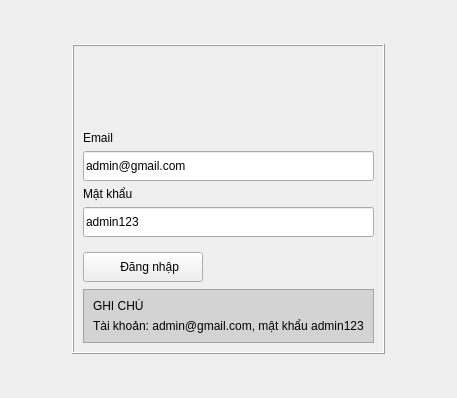
<?xml version="1.0" encoding="UTF-8"?>
<ui version="4.0">
 <class>FormLogin</class>
 <widget class="QWidget" name="FormLogin">
  <property name="geometry">
   <rect>
    <x>0</x>
    <y>0</y>
    <width>457</width>
    <height>398</height>
   </rect>
  </property>
  <property name="windowTitle">
   <string>Login</string>
  </property>
  <layout class="QGridLayout" name="gridLayout">
   <item row="0" column="1">
    <spacer name="verticalSpacer">
     <property name="orientation">
      <enum>Qt::Vertical</enum>
     </property>
     <property name="sizeHint" stdset="0">
      <size>
       <width>20</width>
       <height>40</height>
      </size>
     </property>
    </spacer>
   </item>
   <item row="1" column="0">
    <spacer name="horizontalSpacer_4">
     <property name="orientation">
      <enum>Qt::Horizontal</enum>
     </property>
     <property name="sizeHint" stdset="0">
      <size>
       <width>58</width>
       <height>20</height>
      </size>
     </property>
    </spacer>
   </item>
   <item row="1" column="1">
    <widget class="QFrame" name="frame">
     <property name="styleSheet">
      <string notr="true">#lblLogo {
	border-image: url(&quot;:/assets/images/sangwin-logo.png&quot;);
}</string>
     </property>
     <property name="frameShape">
      <enum>QFrame::Box</enum>
     </property>
     <property name="frameShadow">
      <enum>QFrame::Raised</enum>
     </property>
     <layout class="QVBoxLayout" name="verticalLayout_3">
      <item>
       <widget class="QFrame" name="frmLogo">
        <property name="maximumSize">
         <size>
          <width>16777215</width>
          <height>70</height>
         </size>
        </property>
        <layout class="QHBoxLayout" name="horizontalLayout">
         <item>
          <spacer name="horizontalSpacer">
           <property name="orientation">
            <enum>Qt::Horizontal</enum>
           </property>
           <property name="sizeHint" stdset="0">
            <size>
             <width>40</width>
             <height>20</height>
            </size>
           </property>
          </spacer>
         </item>
         <item>
          <widget class="QLabel" name="lblLogo">
           <property name="minimumSize">
            <size>
             <width>190</width>
             <height>65</height>
            </size>
           </property>
           <property name="text">
            <string/>
           </property>
          </widget>
         </item>
         <item>
          <spacer name="horizontalSpacer_2">
           <property name="orientation">
            <enum>Qt::Horizontal</enum>
           </property>
           <property name="sizeHint" stdset="0">
            <size>
             <width>40</width>
             <height>20</height>
            </size>
           </property>
          </spacer>
         </item>
        </layout>
       </widget>
      </item>
      <item>
       <widget class="QLabel" name="label_2">
        <property name="maximumSize">
         <size>
          <width>16777215</width>
          <height>25</height>
         </size>
        </property>
        <property name="text">
         <string>Email</string>
        </property>
       </widget>
      </item>
      <item>
       <widget class="QLineEdit" name="leEmail">
        <property name="minimumSize">
         <size>
          <width>0</width>
          <height>30</height>
         </size>
        </property>
        <property name="text">
         <string>admin@gmail.com</string>
        </property>
       </widget>
      </item>
      <item>
       <widget class="QLabel" name="label_3">
        <property name="maximumSize">
         <size>
          <width>16777215</width>
          <height>25</height>
         </size>
        </property>
        <property name="text">
         <string>Mật khẩu</string>
        </property>
       </widget>
      </item>
      <item>
       <widget class="QLineEdit" name="lePassword">
        <property name="minimumSize">
         <size>
          <width>0</width>
          <height>30</height>
         </size>
        </property>
        <property name="text">
         <string>admin123</string>
        </property>
       </widget>
      </item>
      <item>
       <widget class="QFrame" name="frmBtn">
        <property name="maximumSize">
         <size>
          <width>16777215</width>
          <height>40</height>
         </size>
        </property>
        <layout class="QHBoxLayout" name="horizontalLayout_2">
         <property name="leftMargin">
          <number>0</number>
         </property>
         <item>
          <widget class="QToolButton" name="tbLogin">
           <property name="minimumSize">
            <size>
             <width>120</width>
             <height>30</height>
            </size>
           </property>
           <property name="layoutDirection">
            <enum>Qt::RightToLeft</enum>
           </property>
           <property name="text">
            <string>    Đăng nhập</string>
           </property>
           <property name="icon">
            <iconset resource="../assets.qrc">
             <normaloff>:/assets/images/tick.png</normaloff>:/assets/images/tick.png</iconset>
           </property>
           <property name="toolButtonStyle">
            <enum>Qt::ToolButtonTextBesideIcon</enum>
           </property>
          </widget>
         </item>
         <item>
          <spacer name="horizontalSpacer_3">
           <property name="orientation">
            <enum>Qt::Horizontal</enum>
           </property>
           <property name="sizeHint" stdset="0">
            <size>
             <width>40</width>
             <height>20</height>
            </size>
           </property>
          </spacer>
         </item>
        </layout>
       </widget>
      </item>
      <item>
       <widget class="QFrame" name="frmNote">
        <property name="styleSheet">
         <string notr="true">background: lightgrey;</string>
        </property>
        <property name="frameShape">
         <enum>QFrame::StyledPanel</enum>
        </property>
        <property name="frameShadow">
         <enum>QFrame::Raised</enum>
        </property>
        <layout class="QVBoxLayout" name="verticalLayout_2">
         <item>
          <widget class="QLabel" name="label">
           <property name="text">
            <string>GHI CHÚ</string>
           </property>
          </widget>
         </item>
         <item>
          <widget class="QLabel" name="label_4">
           <property name="text">
            <string>Tài khoản: admin@gmail.com, mật khẩu admin123</string>
           </property>
          </widget>
         </item>
        </layout>
       </widget>
      </item>
     </layout>
    </widget>
   </item>
   <item row="1" column="2">
    <spacer name="horizontalSpacer_5">
     <property name="orientation">
      <enum>Qt::Horizontal</enum>
     </property>
     <property name="sizeHint" stdset="0">
      <size>
       <width>57</width>
       <height>20</height>
      </size>
     </property>
    </spacer>
   </item>
   <item row="2" column="1">
    <spacer name="verticalSpacer_2">
     <property name="orientation">
      <enum>Qt::Vertical</enum>
     </property>
     <property name="sizeHint" stdset="0">
      <size>
       <width>20</width>
       <height>40</height>
      </size>
     </property>
    </spacer>
   </item>
  </layout>
 </widget>
 <resources>
  <include location="../assets.qrc"/>
 </resources>
 <connections/>
</ui>
